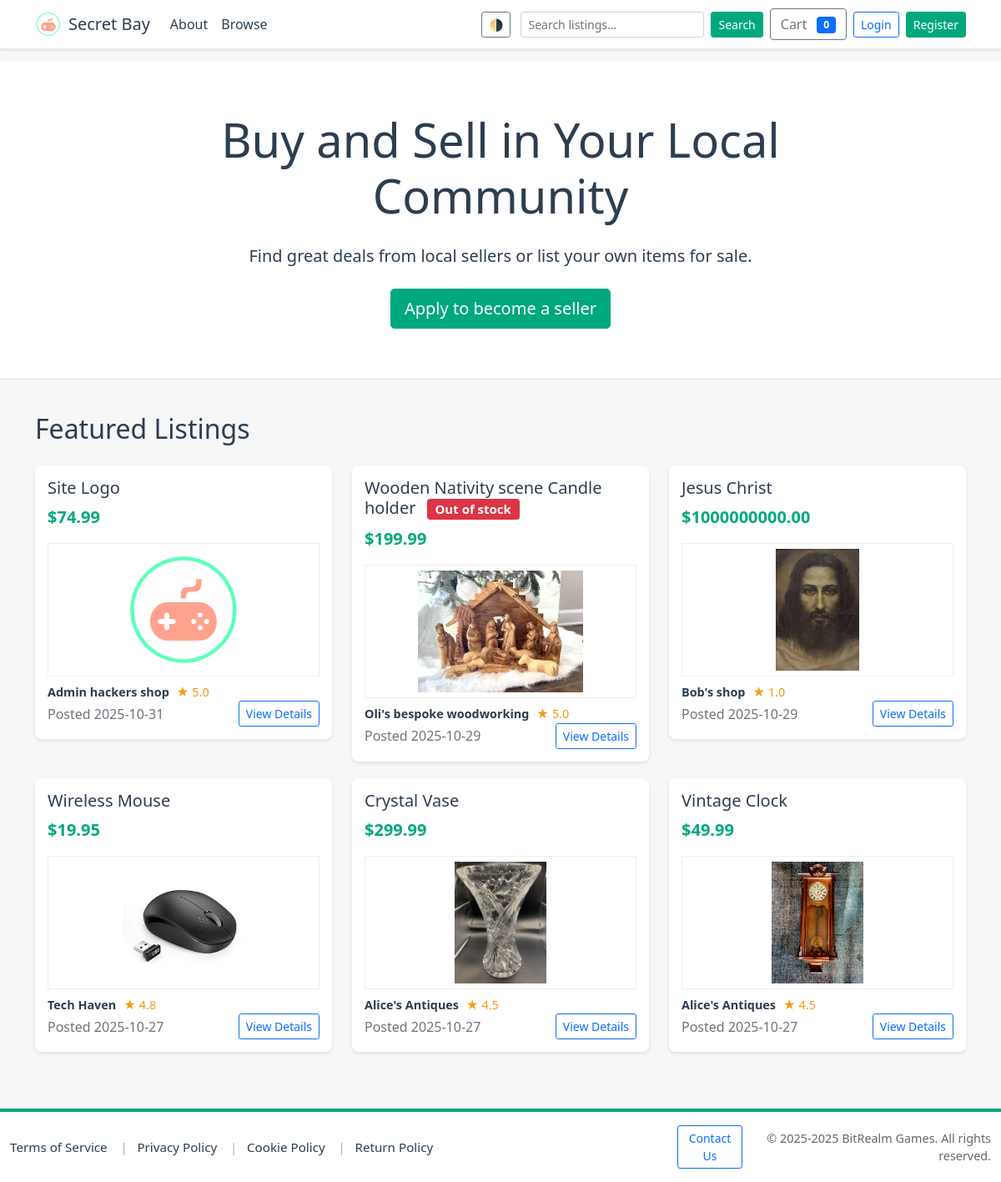
Before: / with the older database file.
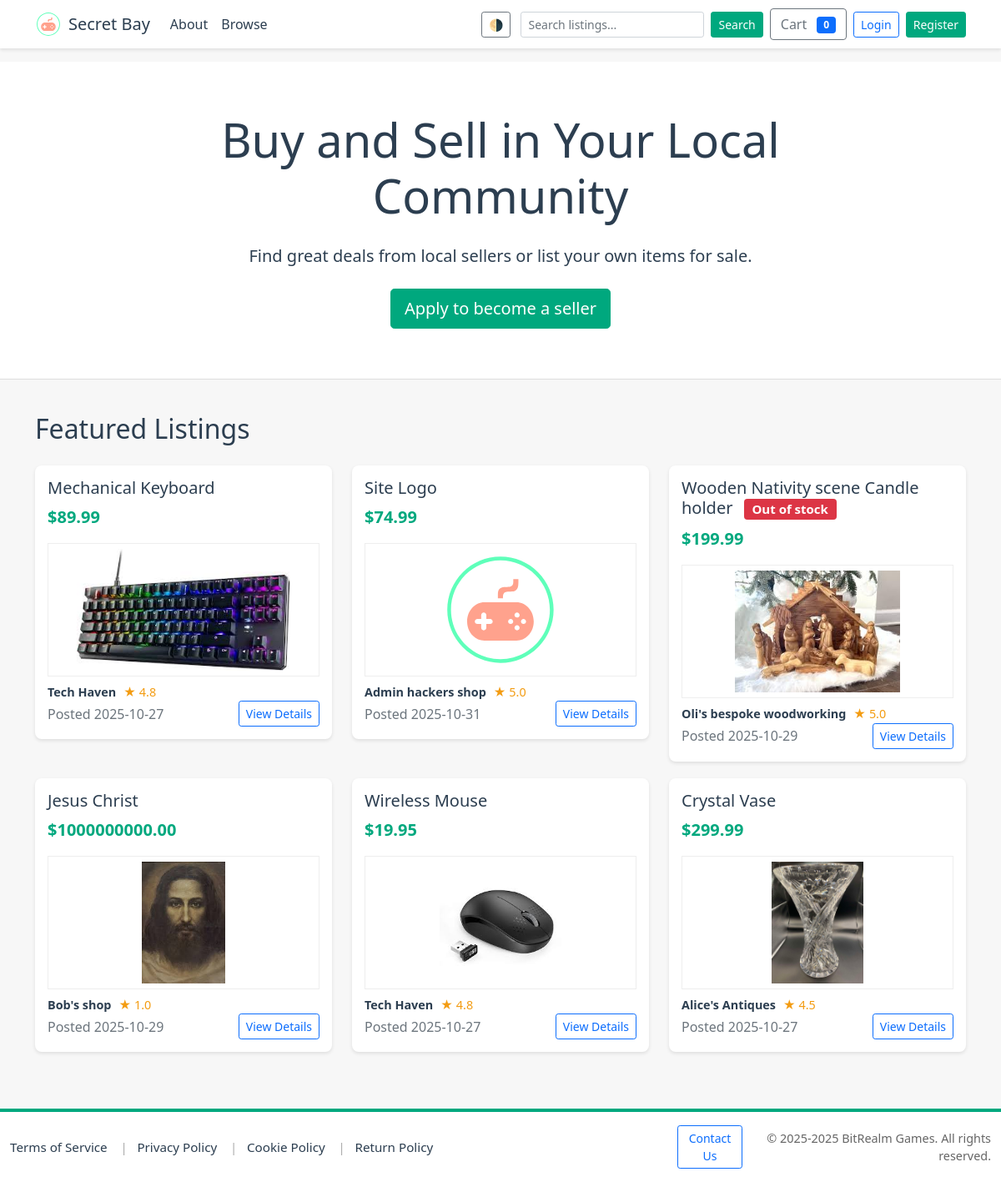
After: the same page with the newer database file.
### tables this page shows
CREATE TABLE products (
    id INTEGER PRIMARY KEY AUTOINCREMENT,
    seller_id INTEGER,
    title TEXT NOT NULL,
    description TEXT,
    price REAL NOT NULL CHECK(price >= 0),
    stock INTEGER DEFAULT 0,
    created_at TEXT NOT NULL DEFAULT (datetime('now')), image_url TEXT, category_id INTEGER, rating REAL DEFAULT 0.0,
    FOREIGN KEY(seller_id) REFERENCES users(id) ON DELETE SET NULL
);

### app.py (the view, shortened to what this page needs)
@app.route('/')
def index():
    conn = get_db_connection()
    cur = conn.cursor()
    cur.execute("""
        SELECT p.id, p.title, p.description, p.price, p.stock, p.created_at, p.seller_id, p.image_url,
               u.business_name, u.rating, u.username AS seller_username,
               MAX(o.created_at) AS last_sold
        FROM products p
        JOIN order_items oi ON oi.product_id = p.id
        JOIN orders o ON o.id = oi.order_id
        LEFT JOIN users u ON p.seller_id = u.id
        GROUP BY p.id
        ORDER BY last_sold DESC
        LIMIT 6
    """)
    featured = cur.fetchall()
    conn.close()
    return render_template('index.html', featured_products=featured)

### app.py (called while the page is built, shortened)
def get_db_connection(path=DB_PATH):
    conn = sqlite3.connect(path)
    conn.row_factory = sqlite3.Row
    conn.execute("PRAGMA foreign_keys = ON;")
    return conn

@app.after_request
def set_security_headers(response):
    response.headers.setdefault('X-Frame-Options', 'SAMEORIGIN')
    response.headers.setdefault('X-Content-Type-Options', 'nosniff')
    response.headers.setdefault('Referrer-Policy', 'no-referrer-when-downgrade')
    if 'SSL_ENABLED' in globals() and SSL_ENABLED:
        response.headers.setdefault('Strict-Transport-Security', 'max-age=63072000; includeSubDomains; preload')
    return response

@app.context_processor
def inject_user_permissions():
    uid = session.get('user_id')
    is_admin_flag = False
    is_seller_flag = False
    contact_url = '/contact'
    try:
        if 'seller_contact' in app.view_functions:
            contact_url = url_for('seller_contact')
        elif 'contact' in app.view_functions:
            contact_url = url_for('contact')
    except Exception:
        contact_url = '/contact'
    return {
        'current_user_is_admin': is_admin_flag,
        'current_user_is_seller': is_seller_flag,
        'current_year': datetime.now().year,
        'contact_url': contact_url,
    }

### templates/index.html (shortened to what this page needs)
<!DOCTYPE html>
<html lang="en">
<head>
    {% include 'head_includes.html' %}
</head>
<body>
    {% include 'navbar.html' %}
    <div class="hero-section">
        <div class="container">
            <div class="row justify-content-center">
                <div class="col-md-8 text-center">
                    <h1 class="display-4 mb-4">Buy and Sell in Your Local Community</h1>
                    <p class="lead mb-4">Find great deals from local sellers or list your own items for sale.</p>
                    <div class="d-flex justify-content-center gap-3">
                        <a href="{{ url_for('apply_seller') }}" class="btn btn-primary btn-lg">Apply to become a seller</a>
                    </div>
                </div>
            </div>
        </div>
    </div>
    <div class="container">
        <h2 class="mb-4">Featured Listings</h2>
        <div class="row">
            {% if featured_products %}
                {% for p in featured_products %}
                    <div class="col-md-4">
                        <div class="listing-card">
                                                                                                                <h5>
                                                                                                                    {{ p['title'] }}
                                                                                                                    {% if p['stock'] is not none and p['stock']|int <= 0 %}
                                                                                                                        <span class="badge bg-danger ms-2">Out of stock</span>
                                                                                                                    {% endif %}
                                                                                                                </h5>
                                                                                                                <p class="price">${{ '%.2f'|format(p['price']) }}</p>
                                                                                                                {% if 'image_url' in p.keys() and p['image_url'] %}
                                                                                                                    <div class="mb-2 text-center">
                                                                                                                        {% set img = p['image_url'] %}
                                                                                                                        {% if img.startswith('http://') or img.startswith('https://') or img.startswith('/') %}
                                                                                                                            <img src="{{ img }}" alt="{{ p['title'] }}" style="max-height:160px; width:100%; object-fit:contain; background:#fff; border:1px solid #eee; padding:6px;">
                                                                                                                        {% else %}
                                                                                                                            <img src="{{ url_for('static', filename='img/' ~ img) }}" alt="{{ p['title'] }}" style="max-height:160px; width:100%; object-fit:contain; background:#fff; border:1px solid #eee; padding:6px;">
                                                                                                                        {% endif %}
                                                                                                                    </div>
                                                                                                                {% else %}
                                                                                                                    <p class="description">{{ (p['description'] or '')[:100] }}{% if (p['description'] or '')|length > 100 %}...{% endif %}</p>
                                                                                                                {% endif %}
                            <div class="seller-info mt-2">
                                <a href="{{ url_for('seller_profile', seller_id=p['seller_id']) }}" class="text-decoration-none">
                                    <span class="seller-name">{{ p['business_name'] or p['seller_username'] or 'Seller' }}</span>
                                    {% if p['rating'] %}
                                        <span class="rating">★ {{ '%.1f'|format(p['rating']) }}</span>
                                    {% endif %}
                                </a>
                            </div>
                            <div class="d-flex justify-content-between align-items-center">
                                <span class="text-muted">Posted {{ (p['created_at'] or '')[:10] }}</span>
                                <a href="{{ url_for('product_detail', product_id=p['id']) }}" class="btn btn-sm btn-outline-primary">View Details</a>
                            </div>
                        </div>
                    </div>
                {% endfor %}
            {% else %}
                <div class="col-12 text-center">
                    <p>No featured listings available.</p>
                </div>
            {% endif %}
        </div>
    </div>
    {% include 'footer.html' %}
</body>
</html>

### templates/head_includes.html (shortened to what this page needs)
<link href="https://cdn.jsdelivr.net/npm/bootstrap@5.1.3/dist/css/bootstrap.min.css" rel="stylesheet">
<link rel="stylesheet" href="{{ url_for('static', filename='css/theme.css') }}">

### templates/navbar.html (shortened to what this page needs)
<nav class="navbar navbar-expand-lg mb-3 site-navbar" aria-label="Main navigation">
  <div class="container">
    <a class="navbar-brand d-flex align-items-center" href="{{ url_for('index') }}">
      <img src="{{ url_for('static', filename='img/logo.svg') }}" alt="Secret Bay logo" height="32" class="me-2" style="width:auto;">
      <span>Secret Bay</span>
    </a>
    <div class="collapse navbar-collapse" id="mainNav">
      <ul class="navbar-nav me-auto mb-2 mb-lg-0">
        <li class="nav-item"><a class="nav-link" href="/about">About</a></li>
  <li class="nav-item"><a class="nav-link" href="/products">Browse</a></li>
      </ul>
      <div class="d-flex align-items-center gap-2">
        <button id="theme-toggle" class="btn btn-sm btn-outline-secondary me-1" title="Toggle theme" onclick="toggleTheme()">🌗</button>
        <form class="d-flex" action="{{ url_for('products') }}" method="get" style="min-width:220px;">
          <input name="search" class="form-control form-control-sm me-2" type="search" placeholder="Search listings..." aria-label="Search" value="{{ request.args.get('search','') }}">
          <button class="btn btn-sm btn-primary" type="submit">Search</button>
        </form>
        <a href="{{ url_for('cart_view') }}" class="btn btn-outline-secondary position-relative">
          Cart <span id="cart-count" class="badge bg-primary ms-2">0</span>
        </a>
        {% if session.get('username') %}
          <div class="text-end">
            <div>Logged in as <strong>{{ session['username'] }}</strong></div>
            <a href="{{ url_for('logout') }}" class="small">Log out</a>
          </div>
        {% else %}
          <div>
            <a href="{{ url_for('login') }}" class="btn btn-sm btn-outline-primary me-1">Login</a>
            <a href="{{ url_for('register') }}" class="btn btn-sm btn-primary">Register</a>
          </div>
        {% endif %}
      </div>
    </div>
  </div>
</nav>
<main class="site-content">

### templates/footer.html (shortened to what this page needs)
</main>
<footer class="site-footer mt-5" role="contentinfo">
  <div class="site-footer-bg">
    <div class="container">
  <div class="row align-items-center py-2">
        <div class="col-md-8 links d-flex flex-wrap align-items-center gap-2 small">
          <a href="/terms" class="footer-link">Terms of Service</a>
          <span class="separator">|</span>
          <a href="/privacy" class="footer-link">Privacy Policy</a>
          <span class="separator">|</span>
          <a href="/cookies" class="footer-link">Cookie Policy</a>
          <span class="separator">|</span>
          <a href="/returns" class="footer-link">Return Policy</a>
        </div>
        <div class="col-md-4 text-md-end d-flex align-items-center justify-content-md-end gap-3">
          <a href="{{ contact_url }}" class="btn btn-outline-primary btn-sm">Contact Us</a>
          <div class="small copyright">© 2025-{{ current_year }} BitRealm Games. All rights reserved.</div>
        </div>
      </div>
    </div>
  </div>
</footer>

### static/css/theme.css (style rules this page uses)
:root { --bg: #ffffff; --surface: #ffffff; --text: #2c3e50; --muted: #666666; --primary: #00a87e; --accent: #007b60; --card-shadow: rgba(0,0,0,0.06); }
body, .card, .listing-card, .profile-header, .seller-header { transition: background-color 180ms ease, color 180ms ease, box-shadow 180ms ease; }
body { background: var(--bg); color: var(--text); }
a { color: var(--primary); }
.navbar, .card, .listing-card, .profile-header { background: var(--surface); }
.site-navbar .navbar-brand, .site-navbar .navbar-brand span, .site-navbar .navbar-brand a { color: var(--text) !important; }

### templates/index.html (style rules this page uses)
:root { --primary-color: #00a87e; --secondary-color: #f7f7f7; --text-color: #2c3e50; }
body { background-color: var(--secondary-color); color: var(--text-color); }
.navbar { background-color: white; box-shadow: 0 2px 4px rgba(0,0,0,0.1); }
.hero-section { background: white; padding: 60px 0; margin-bottom: 40px; border-bottom: 1px solid #ddd; }
.listing-card { background: white; border-radius: 8px; box-shadow: 0 2px 4px rgba(0,0,0,0.1); margin-bottom: 20px; padding: 15px; transition: transform 0.2s; }
.price { color: var(--primary-color); font-size: 1.25rem; font-weight: bold; }
.seller-info { margin-top: 10px; font-size: 0.9rem; }
.seller-name { font-weight: bold; color: var(--text-color); }
.rating { color: #f39c12; margin-left: 5px; }
.btn-primary { background-color: var(--primary-color); border-color: var(--primary-color); }

### templates/navbar.html (style rules this page uses)
.navbar-brand img { height: 32px; width: auto; display: inline-block; vertical-align: middle; }
.site-navbar { background: var(--surface) !important; }
.site-navbar .nav-link { color: var(--text) !important; }

### templates/footer.html (style rules this page uses)
html, body { height: 100%; }
body { display: flex; flex-direction: column; min-height: 100vh; }
.site-content { flex: 1 0 auto; }
.site-footer { width:100%; margin-top: auto; }
.site-footer-bg { background: var(--surface); color: var(--text); border-top: 4px solid var(--primary); padding-top: 0.5rem; padding-bottom: 0.5rem; }
.site-footer .container { max-width: 1200px; }
.site-footer .footer-link { color: var(--text); text-decoration: none; margin-right: 0.25rem; font-size: 0.95rem; }
.site-footer .separator { color: rgba(0,0,0,0.35); margin: 0 0.25rem; }
.site-footer .copyright { color: var(--muted); font-size: 0.9rem; }

Changed rows visible on the page:
no longer on this page (row unchanged): products: title "Vintage Clock", price "49.99", image_url (picture), p "Alice's Antiques", rating "4.5", created_at "2025-10-27"
now on this page (row edited): products: title "Mechanical Keyboard", price "89.99", image_url (picture), p "Tech Haven", rating "4.8", created_at "2025-10-27"
